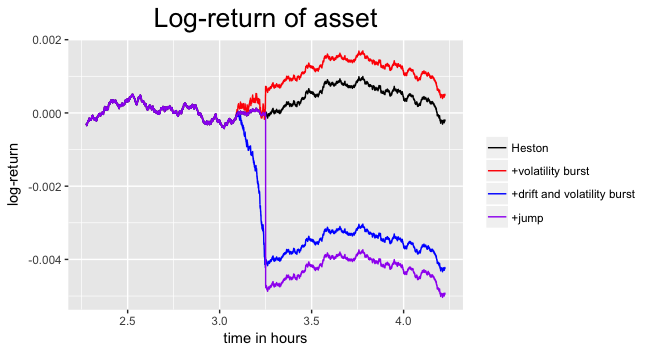

Recreate this plot in R.
#Module takes 13 seconds to run
setwd(Sys.getenv("masters-thesis"))
library(ggplot2)
source("Simulation/Heston.R")
source("Simulation/Bursts.R")
source("Simulation/Jumps.R")

#seed
set.seed(100)

#Heston settings
settings <- sim.setup(mat=6.5/(24*7*52), Npath = 2, omega = 0) #6.5 hours

#Burst settings
alpha <- 0.55
beta <- 0.45
c_1 <- (1-alpha)*0.005/(10/(60*24*7*52))^(1-alpha)
c_2 <- sqrt((1-2*beta)*0.001^2/(10/(60*24*7*52))^(1-2*beta))

#Get results with and without bursts. OBS: I have replaced c_1=3 with c_1 = 0.3
Heston <- sim.heston(settings)
Heston_vb <- sim.addvb(Heston,burst_time = 0.5, interval_length = 0.05, c_2 = c_2, beta = beta,reverse = F, recenter = F)
Heston_vbdb <- sim.adddb(Heston_vb, burst_time=0.5,interval_length=0.05,c_1 = c_1,alpha=alpha, reverse = F)
Heston_jump <- sim.addjump(Heston,burst_time=0.5,interval_length=0.05, c_1 = c_1, alpha = alpha)


#Get a single path
path <- 2

Heston_path <- sim.path(path,Heston)$Y
vb_path <- sim.path(path,Heston_vb)$Y
vbdb_path <- sim.path(path,Heston_vbdb)$Y
jump_path <- sim.path(path, Heston_jump)$Y

#Set time index for plot
time_hours <- Heston$time *(52*7*24)
time_index <- Heston$time/settings$mat

#Only plot from 0.35 to 0.65 
index <- ((time_index >=0.35) & (time_index <=0.65))
Heston_path <- Heston_path[index]
vb_path <- vb_path[index]
vbdb_path <- vbdb_path[index]
jump_path <- jump_path[index]
time_index <- time_index[index]
time_hours <- time_hours[index]


#----------------------------- NICE PLOT (NIELS' REGRESSION CODE) -----------------------------  

df_y_values <- data.frame(cbind(Heston_path,vb_path, vbdb_path, jump_path))
names <- c("Heston","+volatility burst", "+drift and volatility burst", "+jump")

tmp <- list()
for (i in 1:4) {
  tmp[[i]] <- data.frame(
    x_akse = time_hours,
    y_akse = df_y_values[,i],
    rx = names[i]
  )
}
tmp <- do.call(rbind, tmp)

ggplot(tmp, aes(x_akse, y_akse,color = rx)) +
  geom_line() +
  scale_color_manual("", values = c("black", "red", "blue", "purple")) +
  xlab("time in hours") + ylab("log-return")  + 
  #theme(legend.position = c(1,0),
  #      legend.justification = c(1,0),
  #      plot.title = element_text(hjust = 0.5, size = 20)) +
  ggtitle("Log-return of asset") +
  theme(plot.title = element_text(hjust = 0.5, size = 20))
